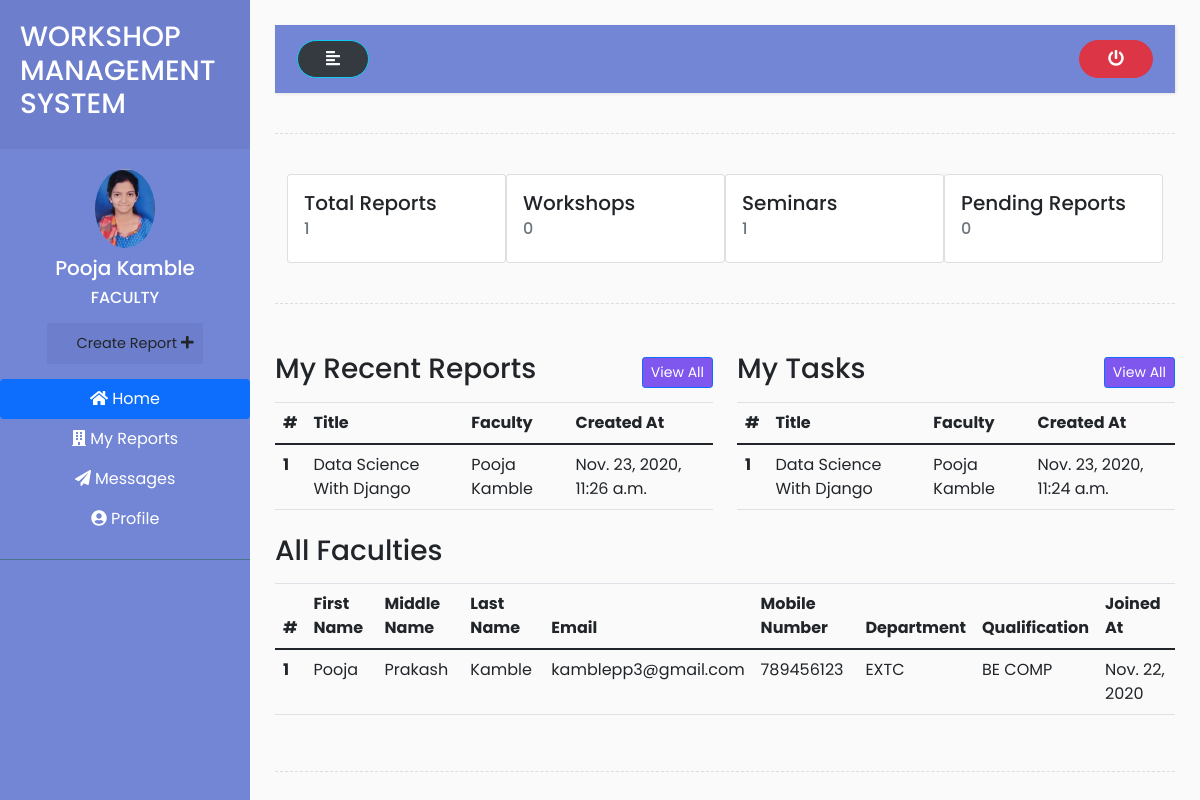
Page /faculty_home/ (signed in) on the earlier database version.
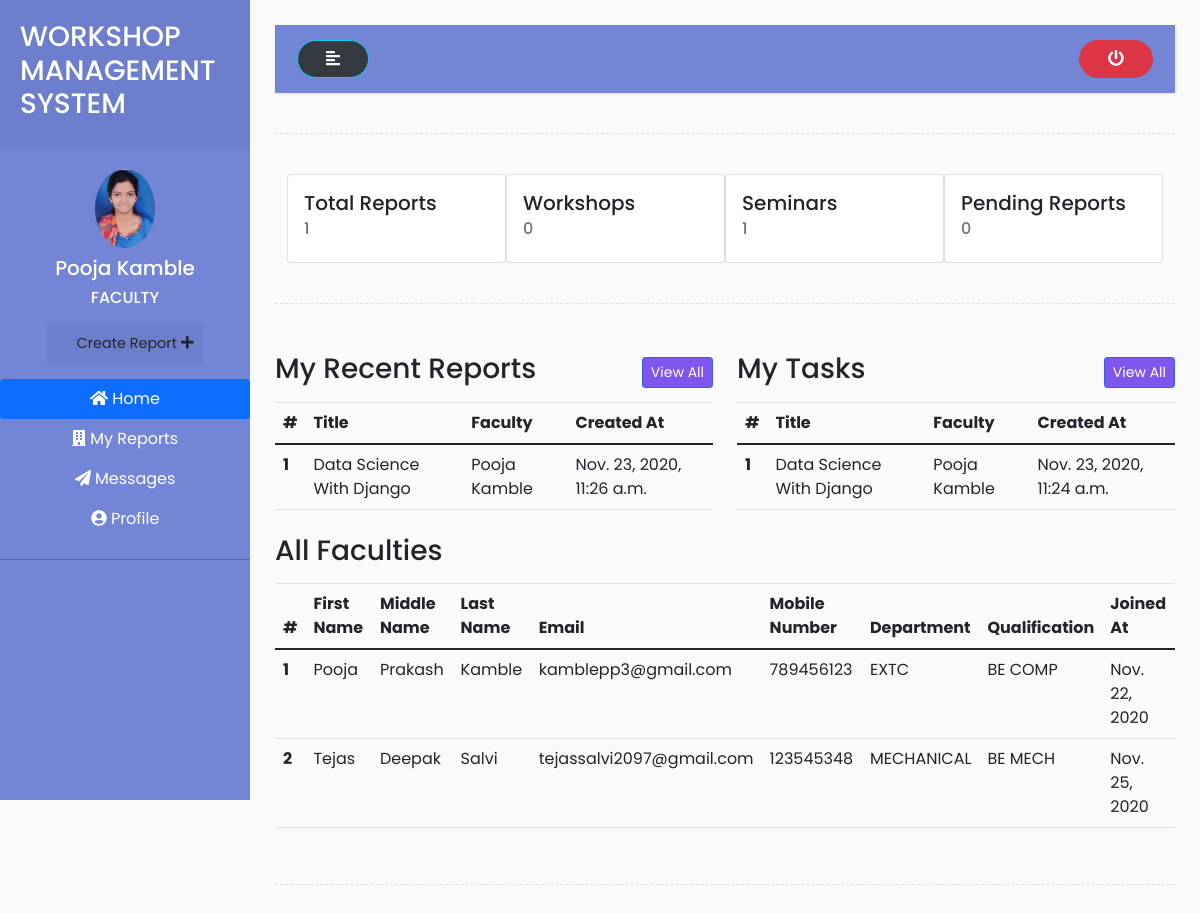
Same page on the later database version.
### accounts/models.py (models this page shows, shortened)
class Report(models.Model):
    academic_year = models.IntegerField(null=True,blank=True)
    event_title = models.ForeignKey(TaskAssigned,on_delete=models.CASCADE)
    event_coordinator = models.ForeignKey(Faculty, on_delete=models.CASCADE)
    branches =  (
        ('COMPUTER','COMPUTER'),
        ('EXTC','EXTC'),
        ('MECHANICAL','MECHANICAL'),
        ('AUTOMOBILE','AUTOMOBILE')
    )
    org_department = models.CharField(max_length=50,choices = branches)
    res_person = models.CharField( max_length=150)
    res_person_profile_pic = models.ImageField( upload_to='Resource Person/Profile Pic/',null=True,blank=True)
    start_date = models.DateTimeField(auto_now=False, auto_now_add=False)
    end_date = models.DateTimeField(auto_now=False, auto_now_add=False)
    duration = models.IntegerField()
    types = (
        ('Workshop','Workshop'),
        ('Seminar','Seminar')
    )
    types = models.CharField(max_length=50,choices = types)
    forwhome = (
        ('Student','Student'),
        ('Faculty','Faculty')
    )
    forwhome = models.CharField(max_length=50,choices = forwhome)
    no_participants = models.IntegerField()
    remark = models.CharField( max_length=50,blank=True)
    p_link = models.URLField( max_length=200)
    description = models.TextField(blank=True)
    status = models.IntegerField(default=0)
    created_at=models.DateTimeField(auto_now_add=True)
    updated_at=models.DateTimeField(auto_now_add=True)
    class Meta:
        verbose_name_plural = 'Reports'

class TaskAssigned(models.Model):
    event_title = models.CharField(max_length=50)
    branches =  (
        ('COMPUTER','COMPUTER'),
        ('EXTC','EXTC'),
        ('MECHANICAL','MECHANICAL'),
        ('AUTOMOBILE','AUTOMOBILE')
    )
    org_department = models.CharField(max_length=50, choices = branches)
    forwhome = (
        ('Student','Student'),
        ('Faculty','Faculty')
    )
    forwhome = models.CharField(max_length=50,choices = forwhome)
    res_person = models.CharField(max_length=150)
    types = (
        ('Workshop','Workshop'),
        ('Seminar','Seminar')
    )
    types = models.CharField(max_length=50,choices = types)
    event_coordinator = models.ForeignKey(Faculty,on_delete=models.CASCADE)
    created_at=models.DateTimeField(auto_now_add=True)
    updated_at=models.DateTimeField(auto_now_add=True)
    def __str__(self):
        return self.event_title
    class Meta:
        verbose_name_plural = 'Tasks Assigned'

class Faculty(models.Model):
    user = models.OneToOneField(User, on_delete = models.CASCADE, primary_key = True)
    middle_name = models.CharField (max_length=50)
    phone_number = models.CharField(max_length=20)
    profile_pic = models.ImageField( upload_to='Faculty/profile_pic/')
    address = models.CharField(max_length=200)
    gender = (
        ('Male','Male'),
        ('Female','Female')
    )
    sex = models.CharField(choices=gender, max_length=50)
    branches =  (
        ('COMPUTER','COMPUTER'),
        ('EXTC','EXTC'),
        ('MECHANICAL','MECHANICAL'),
        ('AUTOMOBILE','AUTOMOBILE')
    )
    branch = models.CharField( choices = branches, max_length=50)
    joined_at = models.DateField( auto_now=False ,null=True)
    qualification = models.CharField( max_length=500)
    def __str__(self):
        return self.user.first_name + " " + self.user.last_name
    class Meta:
        verbose_name_plural = 'Faculties'

class User(AbstractUser):
    is_hod = models.BooleanField(default=False)
    is_faculty = models.BooleanField(default=False)
    is_student = models.BooleanField(default=False)

### accounts/views.py (the view)
# urls.py: path('faculty_home/',views.faculty_home,name="faculty_home"),
@login_required(login_url='login')
def faculty_home(request):
    faculties = Faculty.objects.all()
    my_reports = request.user.faculty.report_set.all()
    pending_reports = request.user.faculty.report_set.filter(status=0)
    pending = pending_reports.count()
    total_reports = my_reports.count()
    workshops = my_reports.filter(types="Workshop").count()
    seminars = my_reports.filter(types="Seminar").count()
    my_tasks = request.user.faculty.taskassigned_set.all()
    context = {
        'faculties' : faculties,
        'my_reports':my_reports,
        'pending_reports':pending_reports,
        'total_reports':total_reports,
        'workshops': workshops,
        'seminars':seminars,
        'pending':pending,
        'my_tasks':my_tasks,
    }
    return render(request,'../templates/faculty/faculty_home.html',context)

### accounts/templates/faculty/faculty_home.html (shortened to what the changed rows need)
{% extends 'base.html' %}
{% load static %}
{% block content %}
<div class="wrapper">
  <div id="content">
    <div class="tab-content" id="v-pills-tabContent">
      <div class="tab-pane fade show active" id="v-pills-home" role="tabpanel" aria-labelledby="v-pills-home-tab">
        <div class="row">
          <div class="col-md-6">
            <div class="table-responsive">
              <table class="table">
                <thead>
                  <tr>
                    <th scope="col">#</th>
                    <th scope="col">Title</th>
                    <th scope="col">Faculty</th>
                    <th scope="col">Created At</th>
                  </tr>
                </thead>
                <tbody>
                {% for report in my_reports %}
                 <tr>
                    <th scope="row">{{forloop.counter}}</th>
                    <td>{{report.event_title}}</td>
                    <td>{{report.event_coordinator}}</td>
                    <td>{{report.created_at}}</td>
                  </tr>
                {% endfor %}
                </tbody>
              </table>
            </div>
          </div>
          <div class="col-md-6">
            <div class="table-responsive">
              <table class="table">
                <thead>
                  <tr>
                    <th scope="col">#</th>
                    <th scope="col">Title</th>
                    <th scope="col">Faculty</th>
                    <th scope="col">Created At</th>
                  </tr>
                </thead>
                <tbody>
                {% for task in my_tasks %}
                 <tr>
                    <th scope="row">{{forloop.counter}}</th>
                    <td>{{task.event_title}}</td>
                    <td>{{task.event_coordinator}}</td>
                    <td>{{task.created_at}}</td>
                  </tr>
                {% endfor %}
                </tbody>
              </table>
            </div>
          </div>
        </div>
        <div class="row">
          <div class="col-md-12">
            <div class="table-responsive">
              <table class="table">
                <thead>
                  <tr>
                    <th scope="col">#</th>
                    <th scope="col">First Name</th>
                    <th scope="col">Middle Name</th>
                    <th scope="col">Last Name</th>
                    <th scope="col">Email</th>
                    <th scope="col">Mobile Number</th>
                    <th scope="col">Department</th>
                    <th scope="col">Qualification</th>
                    <th scope="col">Joined At</th>
                  </tr>
                </thead>
                <tbody>
                  {% for faculty in faculties %}
                  <tr>
                    <th scope="row"> {{forloop.counter}} </th>
                    <td>{{faculty.user.first_name}}</td>
                    <td>{{faculty.middle_name}}</td>
                    <td>{{faculty.user.last_name}}</td>
                    <td>{{faculty.user.email}}</td>
                    <td>{{faculty.phone_number}}</td>
                    <td>{{faculty.branch}}</td>
                    <td>{{faculty.qualification}}</td>
                    <td>{{faculty.joined_at}}</td>
                  </tr>
                  {% endfor %}
                </tbody>
              </table>
            </div>
          </div>
        </div>
      </div>
    </div>
  </div>
</div>
{% endblock content %}

Differences in the rows shown:
added Faculty: user.first_name "Tejas", middle_name "Deepak", user.last_name "Salvi", user.email "tejassalvi2097@gmail.com", phone_number "123545348", branch "MECHANICAL", qualification "BE MECH", joined_at "Nov. 25, 2020"
